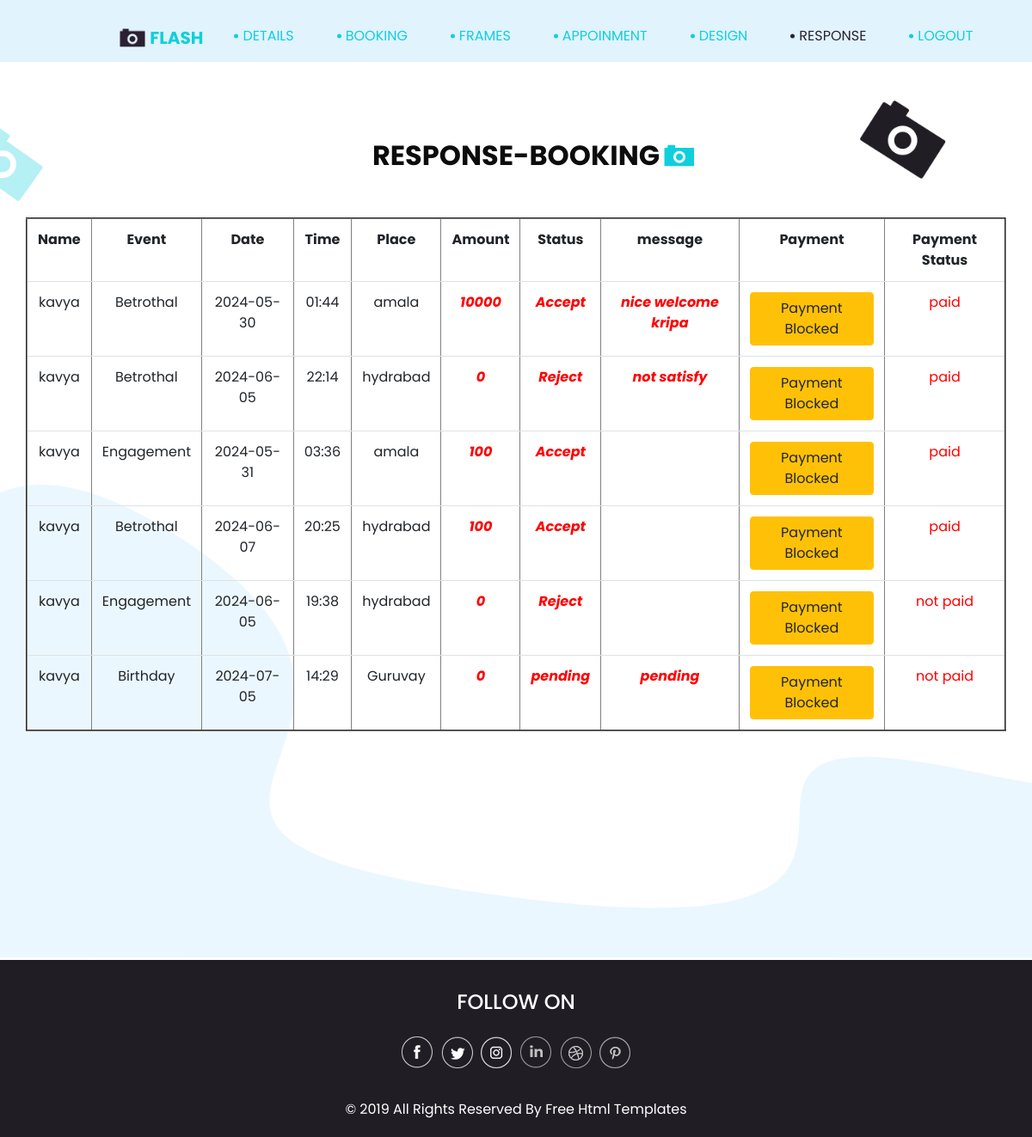
The page /response_booking (signed in) on the database its author committed.
### studio_app/models.py (models this page shows)
class bookings(models.Model):
    name=models.CharField(max_length=20,null=True)
    phone =models.CharField(max_length=20,null=True)
    event = models.CharField(max_length=10,null=True)
    other = models.CharField(max_length=10,null=True)
    date=models.CharField(max_length=30,null=True)
    time = models.CharField(max_length=30,null=True)
    place = models.CharField(max_length=10,null=True)
    amount=models.IntegerField()
    status = models.CharField(max_length=20, null=True)
    message = models.CharField(max_length=20, null=True)
    payment_status = models.CharField(max_length=20,default="not paid")

### studio_app/views.py (the view)
# urls.py: path('response_booking', views.response_booking),
def response_booking(request):
    data=bookings.objects.all()
    data =bookings.objects.filter(name=request.user)
    return render(request, 'response_booking.html', {'data': data})

### template/response_booking.html (shortened to what this page needs)
<!DOCTYPE html>
<html xmlns="http://www.w3.org/1999/html" xmlns="http://www.w3.org/1999/html">
<head>
  {% load static %}
  <link rel="stylesheet" type="text/css" href="{% static 'css/bootstrap.css' %}" />
  <link href="{% static 'css/style.css' %}" rel="stylesheet" />
  <link href="{% static 'css/responsive.css' %}" rel="stylesheet" />
</head>
<body class="sub_page">
  <div class="hero_area">
    <header class="header_section">
      <div class="container-fluid">
        <div class="row">
          <div class="col-lg-11 offset-lg-1">
            <nav class="navbar navbar-expand-lg custom_nav-container ">
              <a class="navbar-brand" href="admin_index.html">
                <img src="{% static 'images/logo.png' %}" alt="">
                <span>
                  Flash
                </span>
              </a>
                 <div class="collapse navbar-collapse" id="navbarSupportedContent">
                <div class="d-flex ml-auto flex-column flex-lg-row align-items-center">
                  <ul class="navbar-nav  ">
                    <li class="nav-item actiive">
                      <a class="nav-link" href="user_index/{{user.id}}">Details <span class="sr-only">(current)</span></a>
                    </li>
                    <li class="nav-item ">
                      <a class="nav-link" href="/user_booking">Booking</a>
                    </li>
                    <li class="nav-item">
                      <a class="nav-link" href="/user_frames">Frames</a>
                    </li>
                     <li class="nav-item">
                      <a class="nav-link" href="/user_appoinment">Appoinment</a>
                    </li>
                     <li class="nav-item">
                      <a class="nav-link" href="/user_design">Design</a>
                    </li>
                     <nav id="colorNav">
                        <li class="nav-item active">
                            <a href="#" class="nav-link">Response</a>
                        </li>
                   </nav>
                    <li class="nav-item">
                      <a class="nav-link" href="logout">Logout</a>
                    </li>
                  </ul>
                </div>
              </div>
            </nav>
          </div>
        </div>
      </div>
    </header>
  </div>
  <section class="contact_section layout_padding">
    <div class="bg-img1">
      <img src="{% static 'images/bg-img-1.png' %}" alt="">
    </div>
    <div class="bg-img2">
      <img src="{% static 'images/bg-img-2.png' %}" alt="">
    </div>
    <div class="container">
      <div class="heading_container">
        <h2>
          Response-Booking
        </h2>
      </div>
      <div class="">
        <div class="">
            <form action="" method="post" enctype="multipart/form-data">
              <div class="contact_form-container">
                <div>
                 <table class="table" border="2" style="text-align:center;">
                   <tr>
                     <th>Name</th>
                     <th>Event</th>
                     <th>Date</th>
                     <th>Time</th>
                     <th>Place</th>
                     <th>Amount</th>
                     <th>Status</th>
                     <th>message</th>
                     <th>Payment</th>
                       <th>Payment Status</th>
                   </tr>
                 {% for i in data %}
                   <tr>
                           <td id="name">{{i.name}}</td>
                           <td>{{i.event}}</td>
                           <td>{{i.date}}</td>
                           <td>{{i.time}}</td>
                           <td>{{i.place}}</td>
                           <td style="color:red;"><b><i>{{i.amount}}</b></i></td>
                            <td style="color:red;"><b><i>{{i.status}}</b></i></td>
                           <td style="color:red;"><b><i>{{i.message}}</b></i></td>
                                {% if i.status == "Accept" and i.payment_status == "not paid" %}
                                <td><a href="payment/{{i.id}}/{{i.amount}}" class="btn btn-warning"> Click here To Pay </a></td>
                                {% else %}
                                <td><a href="" class="btn btn-warning"> Payment Blocked </a></td>
                                {% endif %}
                           <td style="color:red;">{{i.payment_status}}</td>
                   </tr>
                 {% endfor %}
                 </table>
                </div>
              </div>
            </form>
          </div>
        </div>
      </div>
  </section>
  <section class="info_section ">
    <div class="container">
      <div class="info_container">
        <div class="info_social">
          <div class="d-flex justify-content-center">
            <h4 class="">
              Follow on
            </h4>
          </div>
          <div class="social_box">
            <a href="">
              <img src="{% static 'images/fb.png' %}" alt="">
            </a>
            <a href="">
              <img src="{% static 'images/twitter.png' %}" alt="">
            </a>
            <a href="">
              <img src="{% static 'images/instagram.png' %}" alt="">
            </a>
            <a href="">
              <img src="{% static 'images/linkedin.png' %}" alt="">
            </a>
            <a href="">
              <img src="{% static 'images/dribble.png' %}" alt="">
            </a>
            <a href="">
              <img src="{% static 'images/pinterest.png' %}" alt="">
            </a>
          </div>
        </div>
      </div>
    </div>
  </section>
  <section class="container-fluid footer_section">
    <div class="container">
      <p>
        &copy; 2019 All Rights Reserved By
        <a href="https://html.design/">Free Html Templates</a>
      </p>
    </div>
  </section>
</body>
</html>

### static/css/style.css (style rules this page uses)
body { font-family: 'Poppins', sans-serif; color: #0c0c0c; background-color: #ffffff; }
.layout_padding { padding: 90px 0; }
.heading_container { display: -webkit-box; display: -ms-flexbox; display: flex; -webkit-box-orient: vertical; -webkit-box-direction: normal; -ms-flex-direction: column; flex-direction: column; -webkit-box-align: center; -ms-flex-align: center; align-items: center; text-align: center; }
.heading_container h2 { position: relative; font-weight: bold; text-transform: uppercase; }
.heading_container h2::before { content: ""; position: absolute; width: 35px; height: 26px; top: 50%; right: -40px; -webkit-transform: translateY(-50%); transform: translateY(-50%); z-index: 1; background-image: url(../images/heading-img.png); background-repeat: no-repeat; }
.hero_area { height: 136vh; position: relative; background-image: url(../images/hero-bg.png); background-size: cover; }
.sub_page .hero_area { height: auto; background-image: none; background-color: #e1f3fd; }
.sub_page .hero_area::after { display: none; }
.header_section .container-fluid { padding-right: 25px; padding-left: 25px; }
.custom_nav-container .navbar-nav .nav-item .nav-link { margin: 10px 30px; padding: 0; color: #0fcfdc; text-align: center; position: relative; text-transform: uppercase; }
.custom_nav-container .navbar-nav .nav-item .nav-link::before { content: ""; width: 5px; height: 5px; position: absolute; top: 50%; left: -10px; -webkit-transform: translateY(-50%); transform: translateY(-50%); background-color: #0fcfdc; border-radius: 100%; }
.custom_nav-container .navbar-nav .nav-item.active .nav-link, .custom_nav-container .navbar-nav .nav-item:hover .nav-link { color: #2a2132; }
.custom_nav-container .navbar-nav .nav-item.active .nav-link::before, .custom_nav-container .navbar-nav .nav-item:hover .nav-link::before { background-color: #2a2132; }
a, a:hover, a:focus { text-decoration: none; }
.btn, .btn:focus { outline: none !important; -webkit-box-shadow: none; box-shadow: none; }
.navbar-brand { display: -webkit-box; display: -ms-flexbox; display: flex; -webkit-box-align: center; -ms-flex-align: center; align-items: center; }
.navbar-brand img { width: 30px; margin-right: 5px; }
.navbar-brand span { font-size: 20px; font-weight: 700; color: #0fcfdc; text-transform: uppercase; }
.custom_nav-container { z-index: 99999; padding-top: 20px; -webkit-box-align: end; -ms-flex-align: end; align-items: flex-end; }
.navbar-expand-lg .navbar-collapse { -webkit-box-align: end; -ms-flex-align: end; align-items: flex-end; }
.contact_section { background-image: url(../images/contact-bg.png); background-repeat: no-repeat; background-position: left bottom; padding-bottom: 250px; position: relative; }
.contact_section .bg-img1 { width: 100px; position: absolute; top: 45px; right: 100px; }
.contact_section .bg-img1 img { width: 100%; }
.contact_section .bg-img2 { width: 50px; position: absolute; top: 75px; left: 0px; }
.contact_section .bg-img2 img { width: 100%; }
.contact_section .contact_form-container { margin-top: 45px; }
.info_section { background-color: #211d25; color: #ffffff; font-family: 'Poppins', sans-serif; }
.info_section .info_container { width: 75%; margin: 0 auto; }
.info_section .info_social { padding-top: 35px; display: -webkit-box; display: -ms-flexbox; display: flex; -webkit-box-orient: vertical; -webkit-box-direction: normal; -ms-flex-direction: column; flex-direction: column; -webkit-box-align: center; -ms-flex-align: center; align-items: center; }
.info_section .info_social h4 { text-transform: uppercase; }
.info_section .info_social .social_box { display: -webkit-box; display: -ms-flexbox; display: flex; margin: 15px auto; -webkit-box-align: center; -ms-flex-align: center; align-items: center; }
.info_section .info_social .social_box img { min-width: 10px; margin: 0 3px; }
.footer_section { background-color: #211d25; display: -webkit-box; display: -ms-flexbox; display: flex; -webkit-box-pack: center; -ms-flex-pack: center; justify-content: center; position: relative; font-family: 'Poppins', sans-serif; }
.footer_section p { color: #ffffff; margin: 0 auto; text-align: center; padding: 20px 0; width: 55%; }
.footer_section a { color: #ffffff; }

### static/css/responsive.css (style rules this page uses)
@media (min-width: 1200px) { .container { max-width: 1170px; } }

### rows shown on the page
bookings: name "kavya", event "Betrothal", date "2024-05-30", time "01:44", place "amala", amount "10000", status "Accept", message "nice welcome kripa", shows "Payment Blocked", payment_status "paid"
bookings: name "kavya", event "Betrothal", date "2024-06-05", time "22:14", place "hydrabad", amount "0", status "Reject", message "not satisfy", shows "Payment Blocked", payment_status "paid"
bookings: name "kavya", event "Engagement", date "2024-05-31", time "03:36", place "amala", amount "100", status "Accept", shows "Payment Blocked", payment_status "paid"
bookings: name "kavya", event "Betrothal", date "2024-06-07", time "20:25", place "hydrabad", amount "100", status "Accept", shows "Payment Blocked", payment_status "paid"
bookings: name "kavya", event "Engagement", date "2024-06-05", time "19:38", place "hydrabad", amount "0", status "Reject", shows "Payment Blocked", payment_status "not paid"
bookings: name "kavya", event "Birthday", date "2024-07-05", time "14:29", place "Guruvay", amount "0", status "pending", message "pending", shows "Payment Blocked", payment_status "not paid"
